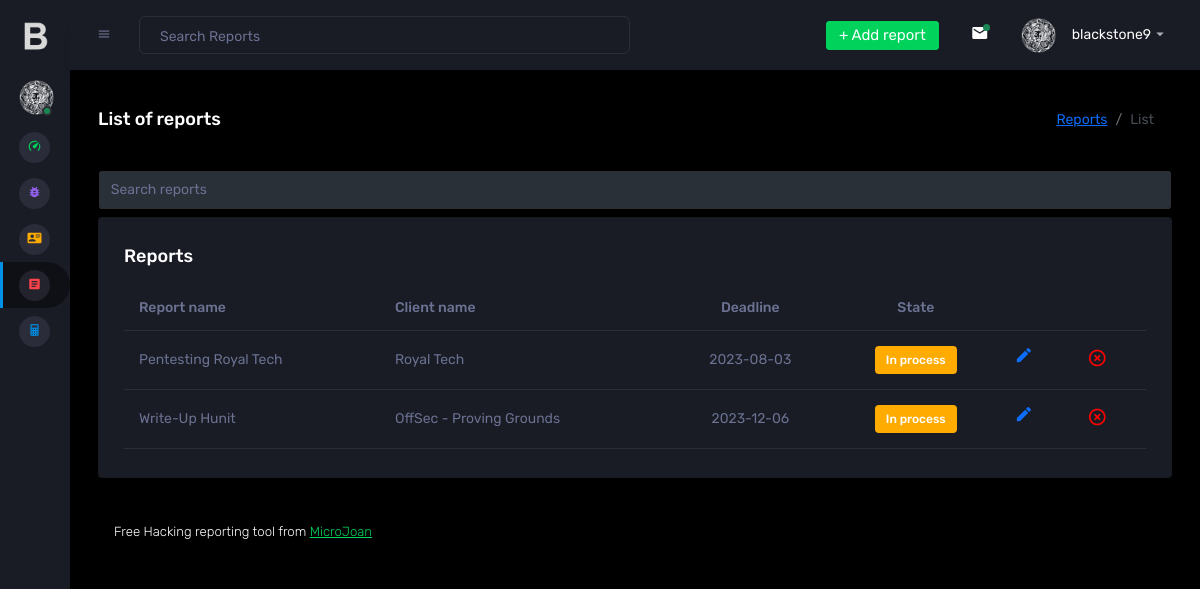
Screenshot of /BlackStone/reports.php (signed in) with the database file from the repository.
### tables this page shows
CREATE TABLE `reports` (
  `id` int(11) NOT NULL,
  `name_doc` varchar(255) DEFAULT NULL,
  `audited_company_id` int(11) DEFAULT NULL,
  `vulnerabilities` text DEFAULT NULL,
  `state` text DEFAULT NULL,
  `date` date DEFAULT NULL,
  `recommendations` text DEFAULT NULL,
  `proposals` text DEFAULT NULL,
  `conclusions` text DEFAULT NULL
);

CREATE TABLE `companies` (
  `id` int(11) NOT NULL,
  `name` text DEFAULT NULL,
  `web` text DEFAULT NULL,
  `mail_domain` text DEFAULT NULL,
  `logo` text NOT NULL
);

### BlackStone/functions/traductor.php (called while the page is built, shortened)
<?php
function lang($sentencia){
    return $sentencia;
};
?>

### BlackStone/reports.php (the view, shortened to what this page needs)
<!DOCTYPE html>
<?php
include("functions/traductor.php");
include("connection.php");
?>
<html>
  <head>
    <link rel="stylesheet" href="assets/vendors/mdi/css/materialdesignicons.min.css">
    <link rel="stylesheet" href="assets/vendors/css/vendor.bundle.base.css">
    <link rel="stylesheet" href="assets/vendors/jvectormap/jquery-jvectormap.css">
    <link rel="stylesheet" href="assets/vendors/flag-icon-css/css/flag-icon.min.css">
    <link rel="stylesheet" href="assets/vendors/owl-carousel-2/owl.carousel.min.css">
    <link rel="stylesheet" href="assets/vendors/owl-carousel-2/owl.theme.default.min.css">
    <link rel="stylesheet" href="assets/css/style.css">
  </head>
  <body class="sidebar-icon-only">
    <div class="container-scroller">
    <?php
      include("nav.php");
    ?>
      <div class="container-fluid page-body-wrapper">
        <nav class="navbar p-0 fixed-top d-flex flex-row">
          <div class="navbar-menu-wrapper flex-grow d-flex align-items-stretch">
            <button class="navbar-toggler navbar-toggler align-self-center" type="button" data-toggle="minimize">
              <span class="mdi mdi-menu"></span>
            </button>
            <ul class="navbar-nav w-100">
              <li class="nav-item w-100">
                <form class="nav-link mt-2 mt-md-0 d-none d-lg-flex search">
                  <input type="text" class="form-control" placeholder="<?php echo lang("Search Reports"); ?>">
                </form>
              </li>
            </ul>
            <ul class="navbar-nav navbar-nav-right">
              <li class="nav-item dropdown d-none d-lg-block">
                <a class="nav-link btn btn-success create-new-button" id="createbuttonDropdown" aria-expanded="false" href="insert_report.php">+ <?php echo lang("Add report");?> </a>
              </li>
              <li class="nav-item dropdown border-left">
                <a class="nav-link count-indicator dropdown-toggle" id="messageDropdown" href="#" data-bs-toggle="dropdown" aria-expanded="false">
                  <i class="mdi mdi-email"></i>
                  <span class="count bg-success"></span>
                </a>
              </li>
              <li class="nav-item dropdown">
                <a class="nav-link" id="profileDropdown" href="#" data-bs-toggle="dropdown">
                  <div class="navbar-profile">
                    <img class="img-xs rounded-circle" src="assets/images/faces/black-stone.png" alt="">
                    <p class="mb-0 d-none d-sm-block navbar-profile-name">blackstone9</p>
                    <i class="mdi mdi-menu-down d-none d-sm-block"></i>
                  </div>
                </a>
              </li>
            </ul>
          </div>
        </nav>
        <div class="main-panel">
          <div class="content-wrapper">
            <div class="page-header">
              <h3 class="page-title"> <?php echo lang("List of reports");?> </h3>
              <nav aria-label="breadcrumb">
                <ol class="breadcrumb">
                  <li class="breadcrumb-item"><a href="#"><?php echo lang("Reports");?></a></li>
                  <li class="breadcrumb-item active" aria-current="page"><?php echo lang("List");?></li>
                </ol>
              </nav>
            </div>
            <div class="row" style="--bs-gutter-x: 1.9rem !important;">
              <form class="nav-link mt-md-0 d-lg-flex search">
                  <input type="text" class="form-control" id="busqueda" placeholder="<?php echo lang("Search reports"); ?>" style="color:white;">
              </form>
            </div>
            <div class="row">
              <div class="col-lg-12 grid-margin stretch-card">
                <div class="card">
                  <div class="card-body">
                    <h4 class="card-title"><?php echo lang("Reports");?></h4>
                    <div class="table-responsive">
                      <table class="table" id="tabla_listado_cve">
                        <thead>
                          <tr>
                            <th><?php echo lang("Report name"); ?></th>
                            <th><?php echo lang("Client name");?></th>
                            <th><center><?php echo lang("Deadline");?></center></th>
                            <th><center><?php echo lang("State");?></center></th>
                            <th></th>
                            <th></th>
                          </tr>
                        </thead>
                        <?php
                        $sentencia = "select * from reports order by id";
                        $consulta = mysqli_query($connection, $sentencia) or die("Error de conexión en tabla vulnerabilities");
                        while($file= mysqli_fetch_array($consulta)){
                                $id=$file['id'];
                                $name_doc=$file['name_doc'];
                                $audited_company_id=$file['audited_company_id'];
                                $state=$file['state'];
                                $date=$file['date'];
                                $sentencia_company = "select * from companies where id=".$audited_company_id;
                                $consulta_company = mysqli_query($connection, $sentencia_company) or die("Error de conexión en tabla vulnerabilities");
                                while($file_company= mysqli_fetch_array($consulta_company)){
                                  $name_company_auditada=$file_company['name'];
                                }
                                if($state == "Terminado"){
                                    $state = '<label class="badge badge-success">'.lang('Finalized').'</label>';
                                }else if ($state == "En proceso"){
                                  $state = '<label class="badge badge-warning">'.lang('In process').'</label>';
                                }
                        ?>
                        <tbody>
                          <tr>
                            <td><?php echo $name_doc ?></td>
                            <td><?php echo $name_company_auditada?></td>
                            <td><center><?php echo $date?></center></td>
                            <td><center><?php echo $state ?></center></td>
                            <td><a href="edit_report.php?id=<?php echo $id ?>"><i class="mdi mdi-border-color" style="font-size:20px"></i></a></td>
                            <td><a href="eliminar_report.php?id=<?php echo $id ?>"><i class="mdi mdi-close-circle-outline" style="color:red; font-size:20px"></i></a></td>
                          </tr>
                          <?php
                            }
                          ?>
                        </tbody>
                      </table>
                    </div>
                  </div>
                </div>
              </div>
          </div>
          <footer class="footer">
            <div class="d-sm-flex justify-content-center justify-content-sm-between">
              <span class="float-none float-sm-right d-block mt-1 mt-sm-0 text-center"> <?php echo lang("Free Hacking reporting tool from ");?> <a href="https://microjoan.com/" target="_blank">MicroJoan</a></span>
            </div>
          </footer>
        </div>
      </div>
    </div>
  </body>
</html>

### rows the page displays
reports: name_doc "Pentesting Royal Tech", companies.name "Royal Tech", date "2023-08-03"
reports: name_doc "Write-Up Hunit", companies.name "OffSec - Proving Grounds", date "2023-12-06"

### other values shown
lang("Add report") "Add report"
lang("List of reports") "List of reports"
lang("Reports") "Reports"
lang("List") "List"
lang("Report name") "Report name"
lang("Client name") "Client name"
lang("Deadline") "Deadline"
lang("State") "State"
lang("Free Hacking reporting tool from ") "Free Hacking reporting tool from"
